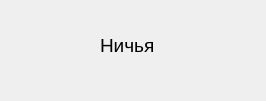
<?xml version="1.0" encoding="UTF-8"?>
<ui version="4.0">
 <class>Form</class>
 <widget class="QWidget" name="Form">
  <property name="geometry">
   <rect>
    <x>0</x>
    <y>0</y>
    <width>266</width>
    <height>101</height>
   </rect>
  </property>
  <property name="windowTitle">
   <string>Form</string>
  </property>
  <widget class="QLabel" name="label">
   <property name="geometry">
    <rect>
     <x>100</x>
     <y>20</y>
     <width>81</width>
     <height>51</height>
    </rect>
   </property>
   <property name="font">
    <font>
     <pointsize>14</pointsize>
    </font>
   </property>
   <property name="text">
    <string>Ничья</string>
   </property>
  </widget>
 </widget>
 <resources/>
 <connections/>
</ui>
